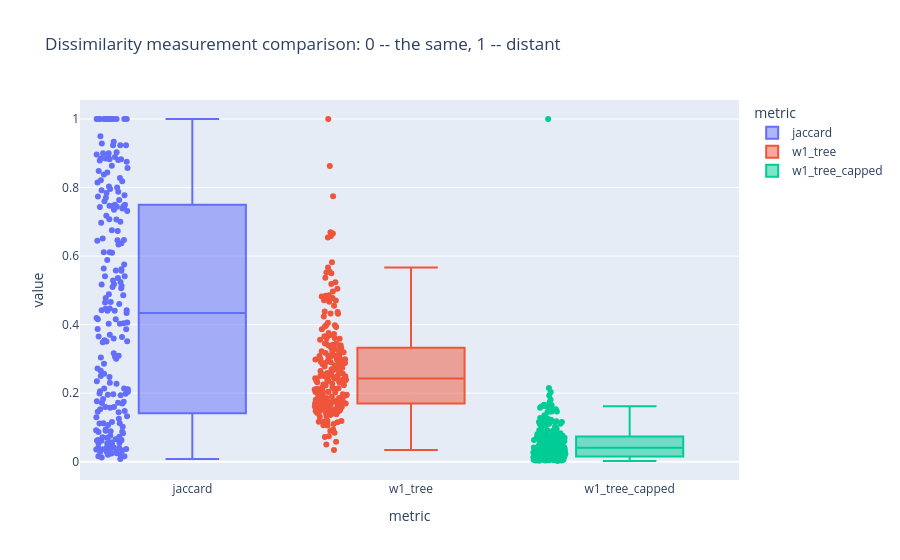

The cell this chart's notebook holds for it:
### Code cell
df_box = (
    df_stats
    .reset_index()
    .melt(id_vars=["country", "alpha-3", "name", "region"], var_name="metric", value_vars=metrics, value_name="value")
)

px.box(
    df_box,
    x="metric",
    y="value",
    points="all",
    hover_data=["country", "name", "region"],
    title="Dissimilarity measurement comparison: 0 -- the same, 1 -- distant",
    color="metric"
)

### Figure 1 — Plotly figure (JSON) as saved in the notebook; plotly's stock layout.template omitted (floating-point values rounded to 4 significant figures; data arrays with more than 128 entries replaced by an {"elided": "..."} marker saying what was removed)
{"data": [{"alignmentgroup": "True", "boxpoints": "all", "customdata": {"elided": "217x3 str values"}, "hovertemplate": "metric=%{x}<br>value=%{y}<br>country=%{customdata[0]}<br>name=%{customdata[1]}<br>region=%{customdata[2]}<extra></extra>", "legendgroup": "jaccard", "marker": {"color": "#636efa"}, "name": "jaccard", "notched": false, "offsetgroup": "jaccard", "orientation": "v", "showlegend": true, "type": "box", "x": {"elided": "217 str values"}, "x0": " ", "xaxis": "x", "y": {"elided": "217 float values"}, "y0": " ", "yaxis": "y"}, {"alignmentgroup": "True", "boxpoints": "all", "customdata": {"elided": "217x3 str values"}, "hovertemplate": "metric=%{x}<br>value=%{y}<br>country=%{customdata[0]}<br>name=%{customdata[1]}<br>region=%{customdata[2]}<extra></extra>", "legendgroup": "w1_tree", "marker": {"color": "#EF553B"}, "name": "w1_tree", "notched": false, "offsetgroup": "w1_tree", "orientation": "v", "showlegend": true, "type": "box", "x": {"elided": "217 str values"}, "x0": " ", "xaxis": "x", "y": {"elided": "217 float values"}, "y0": " ", "yaxis": "y"}, {"alignmentgroup": "True", "boxpoints": "all", "customdata": {"elided": "217x3 str values"}, "hovertemplate": "metric=%{x}<br>value=%{y}<br>country=%{customdata[0]}<br>name=%{customdata[1]}<br>region=%{customdata[2]}<extra></extra>", "legendgroup": "w1_tree_capped", "marker": {"color": "#00cc96"}, "name": "w1_tree_capped", "notched": false, "offsetgroup": "w1_tree_capped", "orientation": "v", "showlegend": true, "type": "box", "x": {"elided": "217 str values"}, "x0": " ", "xaxis": "x", "y": {"elided": "217 float values"}, "y0": " ", "yaxis": "y"}], "layout": {"boxmode": "overlay", "legend": {"title": {"text": "metric"}, "tracegroupgap": 0}, "title": {"text": "Dissimilarity measurement comparison: 0 -- the same, 1 -- distant"}, "xaxis": {"anchor": "y", "categoryarray": ["jaccard", "w1_tree", "w1_tree_capped"], "categoryorder": "array", "domain": [0, 1], "title": {"text": "metric"}}, "yaxis": {"anchor": "x", "domain": [0, 1], "title": {"text": "value"}}}}
